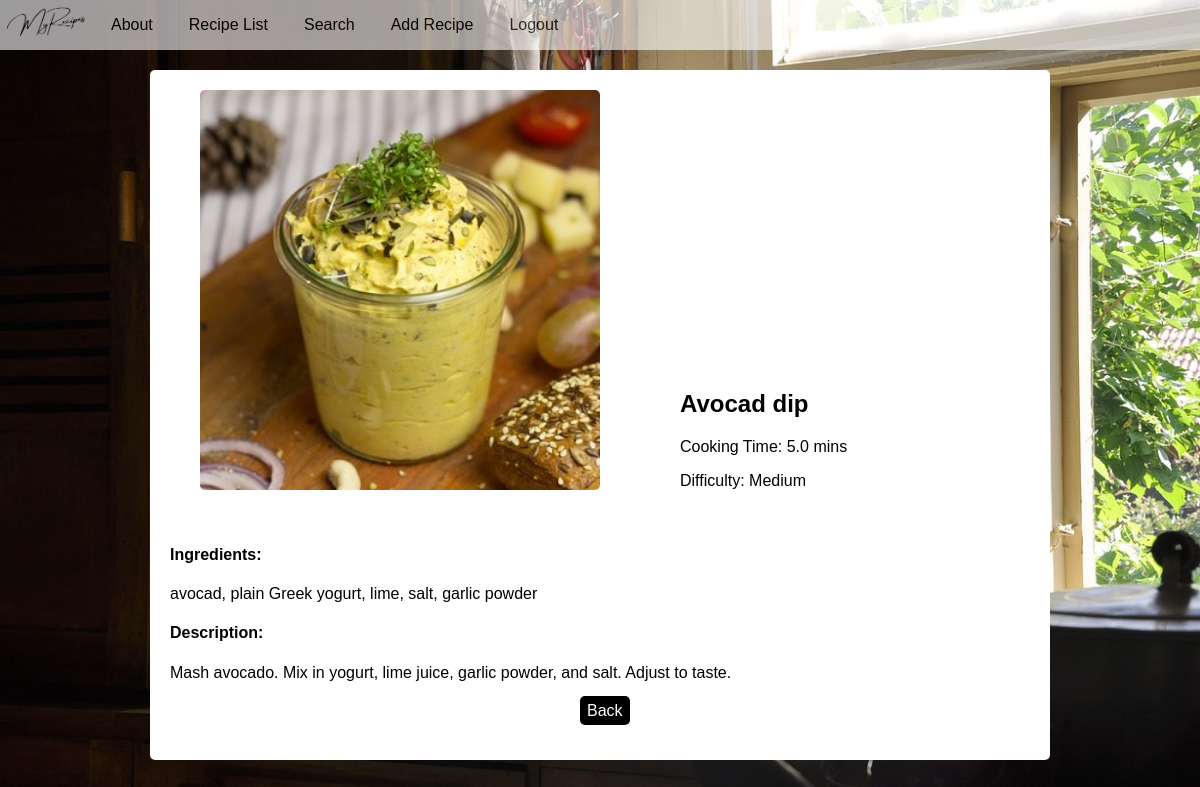
The page /list/14 (signed in) on the database its author committed.
### recipes/models.py (models this page shows, shortened)
class Recipe(models.Model):
    name = models.CharField(max_length=120)
    cooking_time = models.FloatField(help_text="in minutes")
    ingredients = models.CharField(max_length=350)
    description = models.TextField(max_length=500)
    pic = models.ImageField(upload_to="recipes/", default="no_imag.png")
    def calculate_difficulty(self):
        separated_ingredients = self.ingredients.split(", ")
        if self.cooking_time < 10 and len(separated_ingredients) < 4:
            difficulty = "Easy"
        elif self.cooking_time < 10 and len(separated_ingredients) >= 4:
            difficulty = "Medium"
        elif self.cooking_time >= 10 and len(separated_ingredients) < 4:
            difficulty = "Intermediate"
        elif self.cooking_time >= 10 and len(separated_ingredients) >= 4:
            difficulty = "Hard"
        return difficulty

### recipes/views.py (the view)
# urls.py: path("list/<pk>", RecipeDetailView.as_view(), name="detail"),
class RecipeDetailView(LoginRequiredMixin, DetailView):
    model = Recipe
    template_name = "recipes/details.html"

### recipes/templates/recipes/details.html (shortened to what this page needs)
{% load static %}
<!DOCTYPE html>
<html lang="en">
<head>
</head>
<body>
  <ul class="navbar">
    <li class="navbar-item" id="logo"><img src="{% static 'recipes/images/my-recipes-logo.png' %}"></li>
    <li class="navbar-item"><a href="{%url 'recipes:about' %}">About</a></li>
    <li class="navbar-item"><a href="{%url 'recipes:list' %}">Recipe List</a></li>
    <li class="navbar-item"><a href="{%url 'recipes:search' %}">Search</a></li>
    <li class="navbar-item"><a href="{%url 'recipes:add_recipe' %}">Add Recipe</a></li>
    <li class="navbar-item"><a href="{%url 'logout' %}"> Logout </a></li>
  </ul>
  <div class="container">
    <div class="img-and-text">
      <div class="img">
        <img src="{{object.pic.url}}"/>
      </div>
      <div class="text">
        <h2>{{object.name}}</h2>
        <p>Cooking Time: {{object.cooking_time}} mins</p>
        <p>Difficulty: {{object.calculate_difficulty}}</p>
      </div>
    </div>
    <div class="text-container">
      <h4>Ingredients:</h4>
      <p>{{object.ingredients}}</p>
      <h4>Description:</h4>
      <p>{{object.description}}</p>
    </div>
    <div class="button-case"><a href="{%url 'recipes:list' %}" class="back-button">Back</a></div>
  </div>
</body>
</html>

### rows shown on the page
Recipe: pic (picture), name "Avocad dip", cooking_time "5.0", calculate_difficulty "Medium", ingredients "avocad, plain Greek yogurt, lime, salt, garlic powder", description "Mash avocado. Mix in yogurt, lime juice, garlic powder, and salt. Adjust to taste."
